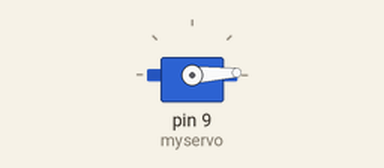
This sketch was run on a simulated Arduino Uno, built with avr-gcc and run on an emulated ATmega328P. On the bench: servo.

Above: at 0.05 s.
At 1.8 s:
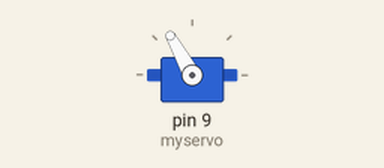
At 3.6 s:
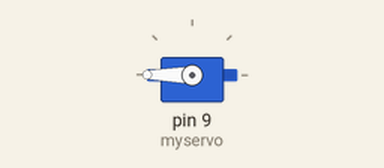
At 7.15 s:
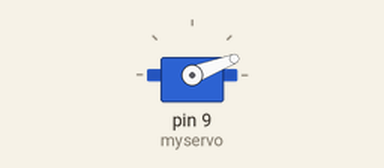
Timing chart, 0 to 12.3 s (numbered marks = the images above):
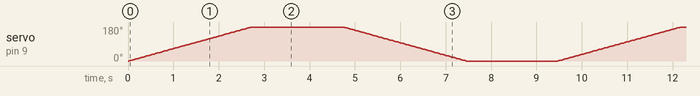

The sketch:

servo_sweep.ino
```cpp
#include <Servo.h>

Servo myservo;  // create servo object to control a servo
// twelve servo objects can be created on most boards

int pos = 0;    // variable to store the servo position

void setup() {
  myservo.attach(9);  // attaches the servo on pin 9 to the servo object
}

void loop() {
  for (pos = 0; pos <= 180; pos += 1) { // goes from 0 degrees to 180 degrees
    // in steps of 1 degree
    myservo.write(pos);              // tell servo to go to position in variable 'pos'
    delay(15);                       // waits 15ms for the servo to reach the position
  }
  // wait for a bit to allow adjustment of the mechanism
  delay(2000);
  for (pos = 180; pos >= 0; pos -= 1) { // goes from 180 degrees to 0 degrees
    myservo.write(pos);              // tell servo to go to position in variable 'pos'
    delay(15);                       // waits 15ms for the servo to reach the position
  }
  delay(2000);
}
```
